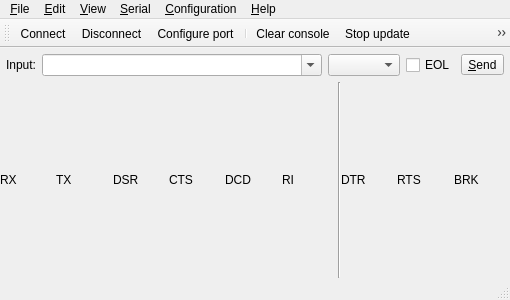
<?xml version="1.0" encoding="UTF-8"?>
<ui version="4.0">
 <class>MainWindow</class>
 <widget class="QMainWindow" name="MainWindow">
  <property name="geometry">
   <rect>
    <x>0</x>
    <y>0</y>
    <width>510</width>
    <height>300</height>
   </rect>
  </property>
  <property name="windowTitle">
   <string>iSerTerm</string>
  </property>
  <widget class="QWidget" name="centralWidget">
   <layout class="QVBoxLayout" name="verticalLayout">
    <property name="leftMargin">
     <number>0</number>
    </property>
    <property name="topMargin">
     <number>0</number>
    </property>
    <property name="rightMargin">
     <number>0</number>
    </property>
    <property name="bottomMargin">
     <number>0</number>
    </property>
    <item>
     <layout class="QGridLayout" name="gridLayout" rowstretch="1,0,0">
      <property name="spacing">
       <number>0</number>
      </property>
      <item row="2" column="6">
       <widget class="Line" name="line">
        <property name="orientation">
         <enum>Qt::Vertical</enum>
        </property>
       </widget>
      </item>
      <item row="0" column="0" colspan="10">
       <layout class="QVBoxLayout" name="consoleWidget"/>
      </item>
      <item row="1" column="0" colspan="10">
       <layout class="QHBoxLayout" name="sendLayout">
        <property name="leftMargin">
         <number>6</number>
        </property>
        <property name="topMargin">
         <number>6</number>
        </property>
        <property name="rightMargin">
         <number>6</number>
        </property>
        <property name="bottomMargin">
         <number>6</number>
        </property>
        <item>
         <widget class="QLabel" name="sendLabel">
          <property name="text">
           <string>Input:</string>
          </property>
         </widget>
        </item>
        <item>
         <widget class="QComboBox" name="sendLineEdit">
          <property name="sizePolicy">
           <sizepolicy hsizetype="Expanding" vsizetype="Fixed">
            <horstretch>0</horstretch>
            <verstretch>0</verstretch>
           </sizepolicy>
          </property>
          <property name="editable">
           <bool>true</bool>
          </property>
         </widget>
        </item>
        <item>
         <widget class="QComboBox" name="sendModeComboBox"/>
        </item>
        <item>
         <widget class="QCheckBox" name="eolCheckBox">
          <property name="text">
           <string>EOL</string>
          </property>
         </widget>
        </item>
        <item>
         <widget class="QToolButton" name="sendButton">
          <property name="text">
           <string>&amp;Send</string>
          </property>
         </widget>
        </item>
       </layout>
      </item>
      <item row="2" column="5">
       <widget class="QLabel" name="riLabel">
        <property name="text">
         <string>RI</string>
        </property>
       </widget>
      </item>
      <item row="2" column="3">
       <widget class="QLabel" name="ctsLabel">
        <property name="text">
         <string>CTS</string>
        </property>
       </widget>
      </item>
      <item row="2" column="9">
       <widget class="QLabel" name="brkLabel">
        <property name="text">
         <string>BRK</string>
        </property>
       </widget>
      </item>
      <item row="2" column="8">
       <widget class="QLabel" name="rtsLabel">
        <property name="text">
         <string>RTS</string>
        </property>
       </widget>
      </item>
      <item row="2" column="1">
       <widget class="QLabel" name="txLabel">
        <property name="text">
         <string>TX</string>
        </property>
       </widget>
      </item>
      <item row="2" column="2">
       <widget class="QLabel" name="dsrLabel">
        <property name="text">
         <string>DSR</string>
        </property>
       </widget>
      </item>
      <item row="2" column="7">
       <widget class="QLabel" name="dtrLabel">
        <property name="text">
         <string>DTR</string>
        </property>
       </widget>
      </item>
      <item row="2" column="4">
       <widget class="QLabel" name="dcdLabel">
        <property name="text">
         <string>DCD</string>
        </property>
       </widget>
      </item>
      <item row="2" column="0">
       <widget class="QLabel" name="rxLabel">
        <property name="text">
         <string>RX</string>
        </property>
       </widget>
      </item>
     </layout>
    </item>
   </layout>
  </widget>
  <widget class="QMenuBar" name="menuBar">
   <property name="geometry">
    <rect>
     <x>0</x>
     <y>0</y>
     <width>510</width>
     <height>19</height>
    </rect>
   </property>
   <widget class="QMenu" name="menuCalls">
    <property name="title">
     <string>&amp;File</string>
    </property>
    <addaction name="actionSend_file"/>
    <addaction name="actionSave_file"/>
    <addaction name="separator"/>
    <addaction name="actionQuit"/>
   </widget>
   <widget class="QMenu" name="menuTools">
    <property name="title">
     <string>&amp;Serial</string>
    </property>
    <widget class="QMenu" name="menuSend_custom_text">
     <property name="title">
      <string>&amp;Send custom text</string>
     </property>
     <addaction name="actionSend_custom_text_1"/>
     <addaction name="actionSend_custom_text_2"/>
     <addaction name="actionSend_custom_text_3"/>
     <addaction name="actionSend_custom_text_4"/>
     <addaction name="actionSend_custom_text_5"/>
     <addaction name="actionSend_custom_text_6"/>
    </widget>
    <addaction name="actionConnect"/>
    <addaction name="actionDisconnect"/>
    <addaction name="actionConfigure"/>
    <addaction name="separator"/>
    <addaction name="actionLocal_echo"/>
    <addaction name="actionToggle_DTR"/>
    <addaction name="actionToggle_RTS"/>
    <addaction name="menuSend_custom_text"/>
   </widget>
   <widget class="QMenu" name="menuHelp">
    <property name="title">
     <string>&amp;Help</string>
    </property>
    <addaction name="actionAbout"/>
    <addaction name="actionAboutQt"/>
   </widget>
   <widget class="QMenu" name="menuView">
    <property name="title">
     <string>&amp;Configuration</string>
    </property>
    <addaction name="actionSet_font"/>
    <addaction name="actionSet_background_color"/>
    <addaction name="actionSet_inactive_background_color"/>
    <addaction name="actionSet_stopped_background_color"/>
    <addaction name="actionSet_foreground_color"/>
    <addaction name="actionConfigure_console"/>
   </widget>
   <widget class="QMenu" name="menuEdit">
    <property name="title">
     <string>&amp;Edit</string>
    </property>
    <addaction name="actionCopy"/>
    <addaction name="actionPaste"/>
   </widget>
   <widget class="QMenu" name="menuView_2">
    <property name="title">
     <string>&amp;View</string>
    </property>
    <addaction name="actionClear"/>
    <addaction name="actionStop_update"/>
    <addaction name="actionViewSendInput"/>
    <addaction name="actionHexadecimal_view"/>
    <addaction name="actionShow_line_status"/>
   </widget>
   <addaction name="menuCalls"/>
   <addaction name="menuEdit"/>
   <addaction name="menuView_2"/>
   <addaction name="menuTools"/>
   <addaction name="menuView"/>
   <addaction name="menuHelp"/>
  </widget>
  <widget class="QToolBar" name="mainToolBar">
   <attribute name="toolBarArea">
    <enum>TopToolBarArea</enum>
   </attribute>
   <attribute name="toolBarBreak">
    <bool>false</bool>
   </attribute>
   <addaction name="actionConnect"/>
   <addaction name="actionDisconnect"/>
   <addaction name="actionConfigure"/>
   <addaction name="separator"/>
   <addaction name="actionClear"/>
   <addaction name="actionStop_update"/>
   <addaction name="actionViewSendInput"/>
   <addaction name="actionHexadecimal_view"/>
   <addaction name="separator"/>
   <addaction name="actionSend_custom_text_1"/>
   <addaction name="actionSend_custom_text_2"/>
   <addaction name="actionSend_custom_text_3"/>
   <addaction name="actionSend_custom_text_4"/>
   <addaction name="actionSend_custom_text_5"/>
   <addaction name="actionSend_custom_text_6"/>
  </widget>
  <widget class="QStatusBar" name="statusBar"/>
  <action name="actionAbout">
   <property name="text">
    <string>&amp;About</string>
   </property>
   <property name="toolTip">
    <string>About program</string>
   </property>
  </action>
  <action name="actionAboutQt">
   <property name="text">
    <string>About &amp;Qt</string>
   </property>
  </action>
  <action name="actionConnect">
   <property name="icon">
    <iconset resource="iserterm.qrc">
     <normaloff>:/images/connect.png</normaloff>:/images/connect.png</iconset>
   </property>
   <property name="text">
    <string>C&amp;onnect</string>
   </property>
   <property name="toolTip">
    <string>Connect to serial port</string>
   </property>
   <property name="shortcut">
    <string>Ctrl+O</string>
   </property>
  </action>
  <action name="actionDisconnect">
   <property name="icon">
    <iconset resource="iserterm.qrc">
     <normaloff>:/images/disconnect.png</normaloff>:/images/disconnect.png</iconset>
   </property>
   <property name="text">
    <string>&amp;Disconnect</string>
   </property>
   <property name="toolTip">
    <string>Disconnect from serial port</string>
   </property>
   <property name="shortcut">
    <string>Ctrl+D</string>
   </property>
  </action>
  <action name="actionConfigure">
   <property name="icon">
    <iconset resource="iserterm.qrc">
     <normaloff>:/images/settings.png</normaloff>:/images/settings.png</iconset>
   </property>
   <property name="text">
    <string>Configure &amp;port...</string>
   </property>
   <property name="toolTip">
    <string>Configure serial port</string>
   </property>
   <property name="shortcut">
    <string>Ctrl+U</string>
   </property>
  </action>
  <action name="actionClear">
   <property name="icon">
    <iconset resource="iserterm.qrc">
     <normaloff>:/images/clear.png</normaloff>:/images/clear.png</iconset>
   </property>
   <property name="text">
    <string>C&amp;lear console</string>
   </property>
   <property name="toolTip">
    <string>Clear console's content</string>
   </property>
   <property name="shortcut">
    <string>Ctrl+L</string>
   </property>
  </action>
  <action name="actionQuit">
   <property name="icon">
    <iconset resource="iserterm.qrc">
     <normaloff>:/images/application-exit.png</normaloff>:/images/application-exit.png</iconset>
   </property>
   <property name="text">
    <string>&amp;Quit</string>
   </property>
   <property name="shortcut">
    <string>Ctrl+Q</string>
   </property>
  </action>
  <action name="actionLocal_echo">
   <property name="checkable">
    <bool>true</bool>
   </property>
   <property name="text">
    <string>Local &amp;echo</string>
   </property>
   <property name="shortcut">
    <string>Ctrl+E</string>
   </property>
  </action>
  <action name="actionSet_font">
   <property name="icon">
    <iconset theme="font">
     <normaloff>.</normaloff>.</iconset>
   </property>
   <property name="text">
    <string>Set &amp;font...</string>
   </property>
  </action>
  <action name="actionSet_background_color">
   <property name="text">
    <string>Set &amp;background color...</string>
   </property>
  </action>
  <action name="actionSet_foreground_color">
   <property name="text">
    <string>Set foreground &amp;color...</string>
   </property>
  </action>
  <action name="actionStop_update">
   <property name="checkable">
    <bool>true</bool>
   </property>
   <property name="icon">
    <iconset resource="iserterm.qrc">
     <normaloff>:/images/stop.png</normaloff>:/images/stop.png</iconset>
   </property>
   <property name="text">
    <string>&amp;Stop update</string>
   </property>
   <property name="toolTip">
    <string>Stop update, received data will not be lost</string>
   </property>
   <property name="shortcut">
    <string>Ctrl+S</string>
   </property>
  </action>
  <action name="actionViewSendInput">
   <property name="checkable">
    <bool>true</bool>
   </property>
   <property name="icon">
    <iconset resource="iserterm.qrc">
     <normaloff>:/images/hex-input-24.png</normaloff>:/images/hex-input-24.png</iconset>
   </property>
   <property name="text">
    <string>&amp;Hexadecimal input</string>
   </property>
   <property name="shortcut">
    <string>Ctrl+H</string>
   </property>
  </action>
  <action name="actionSend_file">
   <property name="text">
    <string>Se&amp;nd file...</string>
   </property>
   <property name="shortcut">
    <string>F3</string>
   </property>
  </action>
  <action name="actionSave_file">
   <property name="text">
    <string>S&amp;ave file...</string>
   </property>
   <property name="shortcut">
    <string>F2</string>
   </property>
  </action>
  <action name="actionHexadecimal_view">
   <property name="checkable">
    <bool>true</bool>
   </property>
   <property name="icon">
    <iconset resource="iserterm.qrc">
     <normaloff>:/images/hex-view-24.png</normaloff>:/images/hex-view-24.png</iconset>
   </property>
   <property name="text">
    <string>Hexadecimal &amp;view</string>
   </property>
   <property name="shortcut">
    <string>Ctrl+I</string>
   </property>
  </action>
  <action name="actionConfigure_console">
   <property name="text">
    <string>C&amp;onsole..</string>
   </property>
   <property name="shortcut">
    <string>Ctrl+N</string>
   </property>
  </action>
  <action name="actionCopy">
   <property name="text">
    <string>&amp;Copy</string>
   </property>
   <property name="shortcut">
    <string>Ctrl+C</string>
   </property>
  </action>
  <action name="actionPaste">
   <property name="text">
    <string>&amp;Paste</string>
   </property>
   <property name="shortcut">
    <string>Ctrl+V</string>
   </property>
  </action>
  <action name="actionShow_line_status">
   <property name="checkable">
    <bool>true</bool>
   </property>
   <property name="text">
    <string>Sho&amp;w line status</string>
   </property>
   <property name="shortcut">
    <string>Ctrl+W</string>
   </property>
  </action>
  <action name="actionToggle_DTR">
   <property name="text">
    <string>Toggle DT&amp;R</string>
   </property>
   <property name="shortcut">
    <string>F7</string>
   </property>
  </action>
  <action name="actionToggle_RTS">
   <property name="text">
    <string>Tog&amp;gle RTS</string>
   </property>
   <property name="shortcut">
    <string>F8</string>
   </property>
  </action>
  <action name="actionSend_custom_text_1">
   <property name="icon">
    <iconset resource="iserterm.qrc">
     <normaloff>:/images/text1.png</normaloff>:/images/text1.png</iconset>
   </property>
   <property name="text">
    <string>Send custom text &amp;1</string>
   </property>
   <property name="shortcut">
    <string>Ctrl+1</string>
   </property>
  </action>
  <action name="actionSend_custom_text_2">
   <property name="icon">
    <iconset resource="iserterm.qrc">
     <normaloff>:/images/text2.png</normaloff>:/images/text2.png</iconset>
   </property>
   <property name="text">
    <string>Send custom text &amp;2</string>
   </property>
   <property name="shortcut">
    <string>Ctrl+2</string>
   </property>
  </action>
  <action name="actionSend_custom_text_3">
   <property name="icon">
    <iconset resource="iserterm.qrc">
     <normaloff>:/images/text3.png</normaloff>:/images/text3.png</iconset>
   </property>
   <property name="text">
    <string>Send custom text &amp;3</string>
   </property>
   <property name="shortcut">
    <string>Ctrl+3</string>
   </property>
  </action>
  <action name="actionSend_custom_text_4">
   <property name="icon">
    <iconset resource="iserterm.qrc">
     <normaloff>:/images/text4.png</normaloff>:/images/text4.png</iconset>
   </property>
   <property name="text">
    <string>Send custom text &amp;4</string>
   </property>
   <property name="shortcut">
    <string>Ctrl+4</string>
   </property>
  </action>
  <action name="actionSend_custom_text_5">
   <property name="icon">
    <iconset resource="iserterm.qrc">
     <normaloff>:/images/text5.png</normaloff>:/images/text5.png</iconset>
   </property>
   <property name="text">
    <string>Send custom text &amp;5</string>
   </property>
   <property name="shortcut">
    <string>Ctrl+5</string>
   </property>
  </action>
  <action name="actionSend_custom_text_6">
   <property name="icon">
    <iconset resource="iserterm.qrc">
     <normaloff>:/images/text6.png</normaloff>:/images/text6.png</iconset>
   </property>
   <property name="text">
    <string>Send custom text &amp;6</string>
   </property>
   <property name="shortcut">
    <string>Ctrl+6</string>
   </property>
  </action>
  <action name="actionSet_inactive_background_color">
   <property name="text">
    <string>Set &amp;inactive background color...</string>
   </property>
  </action>
  <action name="actionSet_stopped_background_color">
   <property name="text">
    <string>Set &amp;stopped background color...</string>
   </property>
  </action>
 </widget>
 <layoutdefault spacing="6" margin="11"/>
 <tabstops>
  <tabstop>sendButton</tabstop>
 </tabstops>
 <resources>
  <include location="iserterm.qrc"/>
 </resources>
 <connections/>
</ui>
